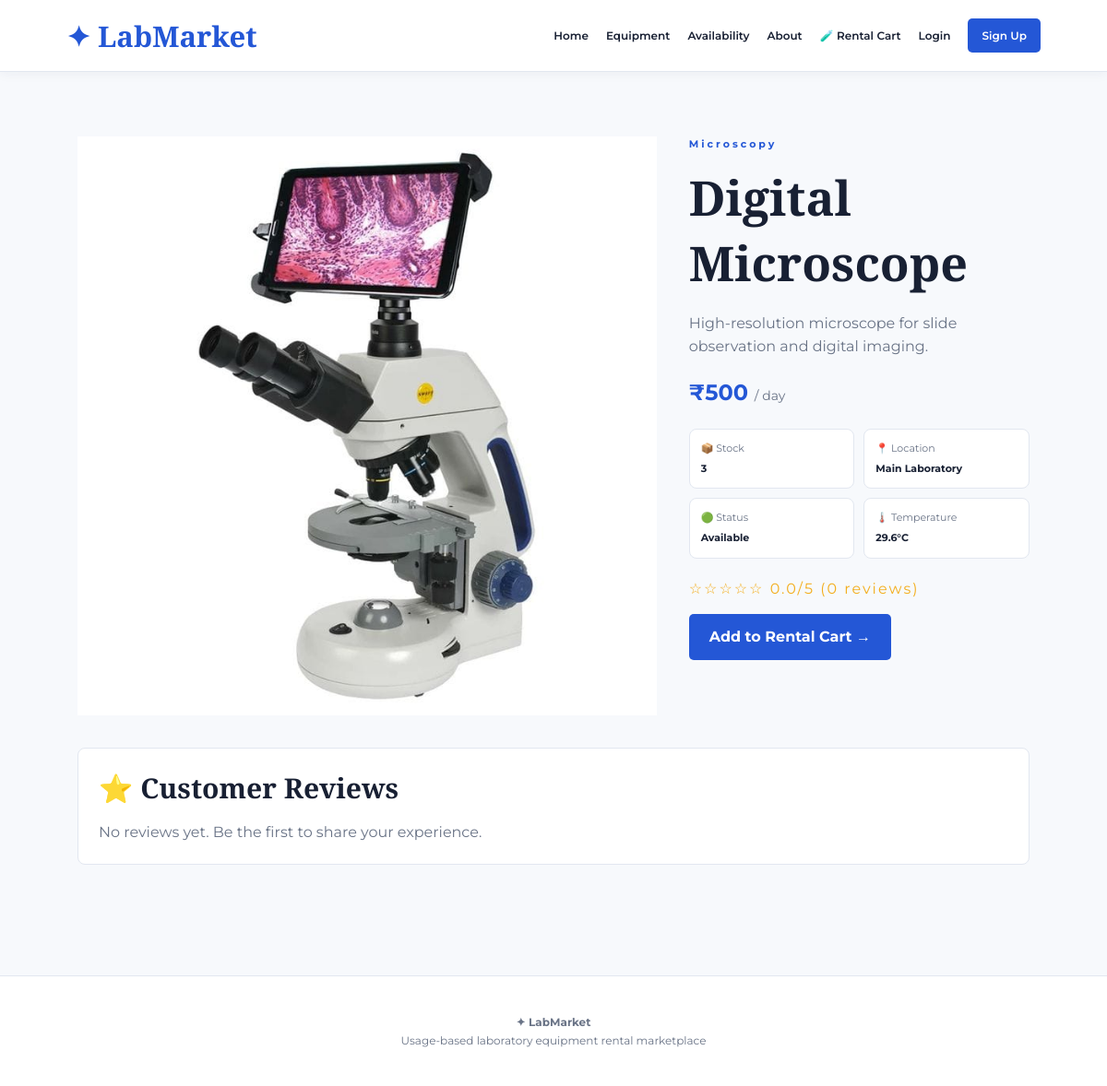
Page /product/1 on the committed database.
### tables this page shows
CREATE TABLE products(
        id INTEGER PRIMARY KEY AUTOINCREMENT,name TEXT,category TEXT,description TEXT,
        daily_rent REAL,stock INTEGER,image TEXT,status TEXT DEFAULT 'Available'
    , location TEXT DEFAULT 'Lab Store', sensor_enabled INTEGER DEFAULT 1);

### app.py (the view)
@app.route("/product/<int:pid>")
def product(pid):
    c=db()
    p=c.execute("""SELECT p.*,es.current_status,es.utilization,es.last_seen,es.temperature,es.usage_hours,
                        COALESCE(AVG(f.rating),0) avg_rating, COUNT(f.id) review_count
                   FROM products p LEFT JOIN equipment_status es ON es.product_id=p.id
                   LEFT JOIN feedback f ON f.product_id=p.id WHERE p.id=? GROUP BY p.id""",(pid,)).fetchone()
    reviews=c.execute("""SELECT f.*,u.name FROM feedback f JOIN users u ON u.id=f.user_id
                        WHERE f.product_id=? ORDER BY f.id DESC LIMIT 10""",(pid,)).fetchall()
    c.close()
    if not p: abort(404)
    return render_template("product.html",p=p,reviews=reviews)

### app.py (called while the page is built)
def db():
    c = sqlite3.connect(DB)
    c.row_factory = sqlite3.Row
    return c

@app.context_processor
def ctx():
    cart = session.get("cart", {})
    return dict(logged_in="user_id" in session, user_name=session.get("user_name"),
                role=session.get("role"), cart_count=sum(cart.values()))

### templates/product.html
{% extends 'base.html' %}{% block title %}{{p['name']}} | LabMarket{% endblock %}{% block content %}<section class="section"><div class="cart-layout" style="align-items:start"><div class="product-image" style="aspect-ratio:1"><img src="{{ url_for('static',filename='images/'+p['image']) }}" alt="{{p['name']}}"></div><div><p class="eyebrow">{{p['category']}}</p><h1 style="font:600 52px 'Playfair Display',serif">{{p['name']}}</h1><p style="color:var(--muted);margin:18px 0">{{p['description']}}</p><h2 style="color:var(--blue)">₹{{'%.0f'|format(p['daily_rent'])}} <small style="font:14px Montserrat;color:var(--muted)">/ day</small></h2><div class="detail-grid"><div>📦 Stock<strong>{{p['stock']}}</strong></div><div>📍 Location<strong>{{p['location']}}</strong></div><div>🟢 Status<strong>{{p['current_status'] or p['status']}}</strong></div><div>🌡️ Temperature<strong>{{p['temperature'] or '-'}}°C</strong></div></div><p class="stars" style="margin:15px 0">{% for i in range(1,6) %}{% if i <= (p['avg_rating']|round(0,'floor')|int) %}★{% else %}☆{% endif %}{% endfor %} {{'%.1f'|format(p['avg_rating'])}}/5 ({{p['review_count']}} reviews)</p>{% if p['stock']>0 %}<form method="post" action="{{url_for('add',pid=p['id'])}}"><button class="btn">Add to Rental Cart →</button></form>{% else %}<span>Currently unavailable</span>{% endif %}</div></div><div class="table-wrap" style="margin-top:35px"><h2>⭐ Customer Reviews</h2>{% for r in reviews %}<div style="padding:14px 0;border-bottom:1px solid var(--line)"><strong>{{r['name']}}</strong> <span class="stars">{{'★'*r['rating']}}{{'☆'*(5-r['rating'])}}</span><p>{{r['comment']}}</p><small>{{r['created_at']}}</small></div>{% else %}<p style="color:var(--muted)">No reviews yet. Be the first to share your experience.</p>{% endfor %}</div></section>{% endblock %}

### static/css/style.css (style rules this page uses)
:root { --bg:#f7f9fc;--paper:#fff;--blue:#2457d6;--blue2:#163b9d;--dark:#182033;--muted:#697386;--line:#e2e7f0;--soft:#edf3ff;--green:#16835b;--red:#b33b45 }
* { box-sizing:border-box;margin:0;padding:0 }
body { font-family:Montserrat,Arial,sans-serif;color:var(--dark);background:var(--bg);line-height:1.6 }
button,input,textarea,select { font:inherit }
.eyebrow { letter-spacing:3px;font-size:11px;font-weight:700;margin-bottom:12px;color:var(--blue) }
.btn,.mini-btn { display:inline-block;border:0;cursor:pointer;background:var(--blue);color:#fff;padding:12px 22px;border-radius:5px;font-weight:700;transition:.2s }
.section { padding:70px 7% }
.product-image { display:block;background:#edf3ff;aspect-ratio:1;overflow:hidden }
.product-image img { width:100%;height:100%;object-fit:cover;transition:.3s }
.cart-layout,.checkout-layout { display:grid;grid-template-columns:1.7fr 1fr;gap:35px;max-width:1100px;margin:auto }
.table-wrap { background:#fff;border:1px solid var(--line);border-radius:8px;padding:22px;overflow:auto }
.table-wrap h2 { font:600 30px 'Playfair Display',serif;margin-bottom:15px }
.stars { color:#f3ad1b;letter-spacing:2px }
.detail-grid { display:grid;grid-template-columns:repeat(2,1fr);gap:10px;margin:20px 0 }
.detail-grid div { background:#fff;border:1px solid var(--line);padding:12px;border-radius:8px;font-size:11px;color:var(--muted) }
.detail-grid strong { display:block;color:var(--dark);margin-top:4px }

### rows in the picture
products: image (picture), category "Microscopy", name "Digital Microscope", description "High-resolution microscope for slide observation and digital imaging.", daily_rent "500", stock "3", location "Main Laboratory"

### other values in the picture
{{ p['current_status'] or p['status'] }} "Available"
{{ p['temperature'] or '-' }} "29.6"
{{ '%.1f'|format(p['avg_rating']) }} "0.0"
{{ p['review_count'] }} "0"
